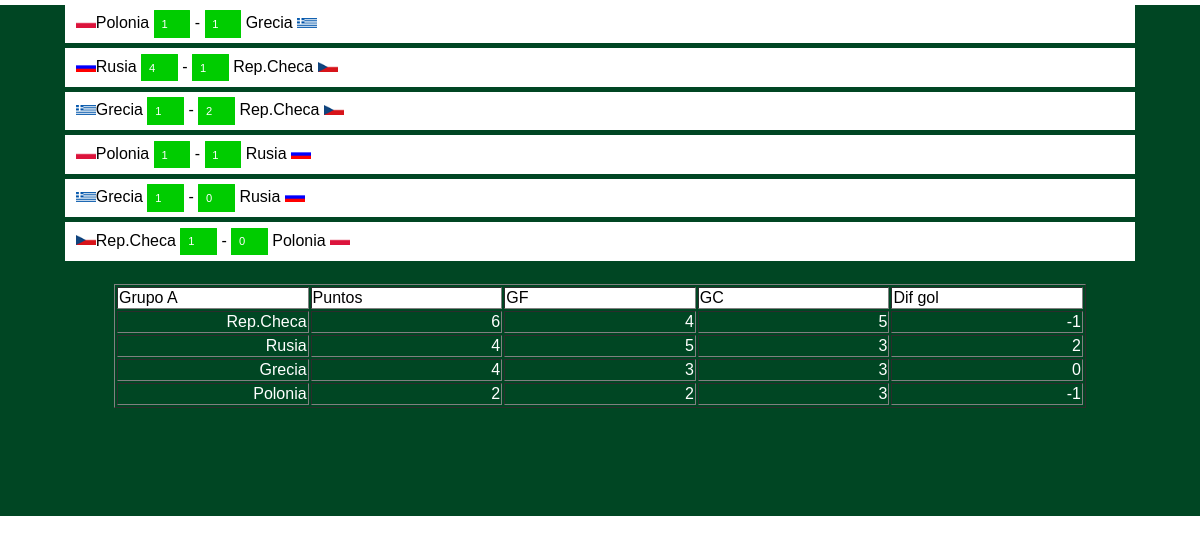
The page /GA.php (signed in) on the database its author committed.
### tables this page shows
CREATE TABLE IF NOT EXISTS `partidos` (
  `CodUsu` varchar(50) DEFAULT NULL,
  `CodPar` int(99) DEFAULT NULL,
  `local` varchar(50) DEFAULT NULL,
  `visitante` varchar(50) DEFAULT NULL,
  `glocal` int(20) DEFAULT '0',
  `gvisitante` int(20) DEFAULT '0',
  `resultado` int(20) DEFAULT '0',
  `fecha` date NOT NULL
);

CREATE TABLE IF NOT EXISTS `equipos` (
  `CodUsu` varchar(20) NOT NULL,
  `CodEqu` int(20) NOT NULL,
  `nombre` varchar(50) DEFAULT NULL,
  `grupo` varchar(10) DEFAULT NULL,
  `puntos` int(20) DEFAULT NULL,
  `golfav` int(20) DEFAULT NULL,
  `golcon` int(20) DEFAULT NULL,
  `difgol` int(20) DEFAULT NULL
);

### GA.php (the view, shortened to what this page needs)
<?php require_once('Connections/conexion.php'); ?>
<?php
$consulta="SELECT * FROM partidos WHERE CodPar BETWEEN 1 AND 6 AND CodUsu='".$_SESSION['MM_Username']."'";
$resultado=mysql_query($consulta, $conexion);
$consulta_tabla_A="SELECT * FROM equipos WHERE grupo='A' AND CodUsu='".$_SESSION['MM_Username']."' ORDER BY puntos DESC, difgol DESC, golfav DESC, nombre";
$resultado_tabla_A=mysql_query($consulta_tabla_A, $conexion);
?>
<html>
<head>
<link href="estilo.css" rel="stylesheet" type="text/css" />
</head>
<body>
<div style="background-color:#063; 	background-image:url(imagenes/trans.png);">
<div class="tablaclasificacion">
			<?php while ($filasresultado=mysql_fetch_assoc($resultado)) { ?>
			<div class="comentarios">
			<img src="imagenes/banamerica/<?php echo $filasresultado['local']; ?>.gif" width="20" height="10"/><?php echo $filasresultado['local']; ?>  <input type="text" name="L<?php echo $filasresultado['CodPar']; ?>" id="L<?php echo $filasresultado['CodPar']; ?>" size="1" maxlength="2" value="<?php echo $filasresultado['glocal']; ?>" class="botoneschicos" onChange="mostrar()"/>  - <input type="text" name="V<?php echo $filasresultado['CodPar']; ?>" id="V<?php echo $filasresultado['CodPar']; ?>" size="1" maxlength="2" class="botoneschicos" value="<?php echo $filasresultado['gvisitante']; ?>" onChange="mostrar()"/> <?php echo $filasresultado['visitante']; ?> <img src="imagenes/banamerica/<?php echo $filasresultado['visitante']; ?>.gif" width="20" height="10"/>
			</div>
			<?php } ?>
			<br />
			<table border="1" class="tablaclasificacion">
				<tr class="comentarios">
					<td>Grupo A</td>
					<td>Puntos</td>
					<td>GF</td>
					<td>GC</td>
					<td>Dif gol</td>
				</tr>
			<?php $e=array();
				while ($filasresultado_tabla_A=mysql_fetch_assoc($resultado_tabla_A)) { ?>
				<tr>
					<td><?php $n=$filasresultado_tabla_A['nombre'];echo $n ?></td>
					<td><?php $pu=$filasresultado_tabla_A['puntos'];echo $pu?></td>
					<td><?php echo $filasresultado_tabla_A['golfav']; ?></td>
					<td><?php echo $filasresultado_tabla_A['golcon']; ?></td>
					<td><?php echo $filasresultado_tabla_A['difgol']; ?></td>
				</tr>
			<?php } ?>
			</table>
</div>
<br /><br /><br /><br /><br /><br />
</div>
</body>
</html>

### estilo.css (style rules this page uses)
body { font-family: Helvetica, "Open Sans",Arial,sans-serif; font-size: 1em; font-weight: normal; color: #000; background-color: #FFF; text-align: center; margin: 0; padding: 0; }
@media (min-width:801px) { .tablaclasificacion { font-size:1em; width:90%; height: auto; margin: 0 auto; color:#FFF; text-align: right; table-layout: fixed; } }
@media (min-width:801px) { .botoneschicos, .botoneschicos a, p .botoneschicos { padding-bottom:5px; padding-top: 5px; padding-left:10px; padding-right:10px; background-color: #0C0; text-decoration:none; font-size:1em; color:#FFF; border: thin none #FFF; -moz-border-radius:5px; -webkit-border-radius:5px; border-radius:5px; } }
.botoneschicos, .botoneschicos a, p .botoneschicos { padding-bottom:1%; padding-top: 1%; padding-left:2%; padding-right:2%; background-color: #0C0; text-decoration:none; font-size:1em; color:#FFF; border: thin none #FFF; border-radius:1%; }
input.botoneschicos { font-size:0.7em; vertical-align:baseline; padding:0.7em; }
.comentarios { background-color: #FFF; color: #000; font-size:1em; text-align:left; padding-top: 0.5%; padding-right: 1%; padding-bottom: 0.5%; padding-left: 1%; margin:5px; }

### rows shown on the page
partidos: local (picture), local "Polonia", L1 "1", V1 "1", visitante "Grecia", visitante (picture)
partidos: local (picture), local "Rusia", L2 "4", V2 "1", visitante "Rep.Checa", visitante (picture)
partidos: local (picture), local "Grecia", L3 "1", V3 "2", visitante "Rep.Checa", visitante (picture)
partidos: local (picture), local "Polonia", L4 "1", V4 "1", visitante "Rusia", visitante (picture)
partidos: local (picture), local "Grecia", L5 "1", V5 "0", visitante "Rusia", visitante (picture)
partidos: local (picture), local "Rep.Checa", L6 "1", V6 "0", visitante "Polonia", visitante (picture)
equipos: nombre "Rep.Checa", puntos "6", golfav "4", golcon "5", difgol "-1"
equipos: nombre "Rusia", puntos "4", golfav "5", golcon "3", difgol "2"
equipos: nombre "Grecia", puntos "4", golfav "3", golcon "3", difgol "0"
equipos: nombre "Polonia", puntos "2", golfav "2", golcon "3", difgol "-1"
